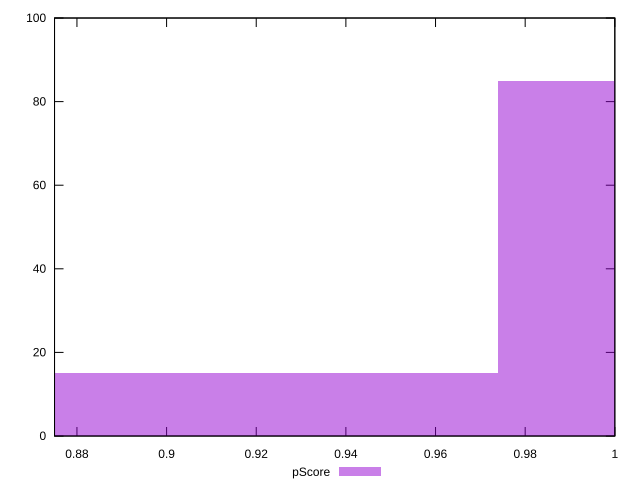

Generate this figure with gnuplot:
reset

$pScore <<EOF
0.9227279947984734 15
1.0252533275538593 85
EOF

set key outside below
set boxwidth 0.10252533275538595
set xrange [0.875:1]
set yrange [0:100]
set trange [0:100]
set style fill transparent solid 0.5 noborder
set terminal svg size 640, 490 enhanced background rgb 'white'
set output "report_00017_2021-02-10T15-08-03.406Z/unminified-css/samples/pages+cached/pScore/histogram.svg"

plot $pScore title "pScore" with boxes

reset
